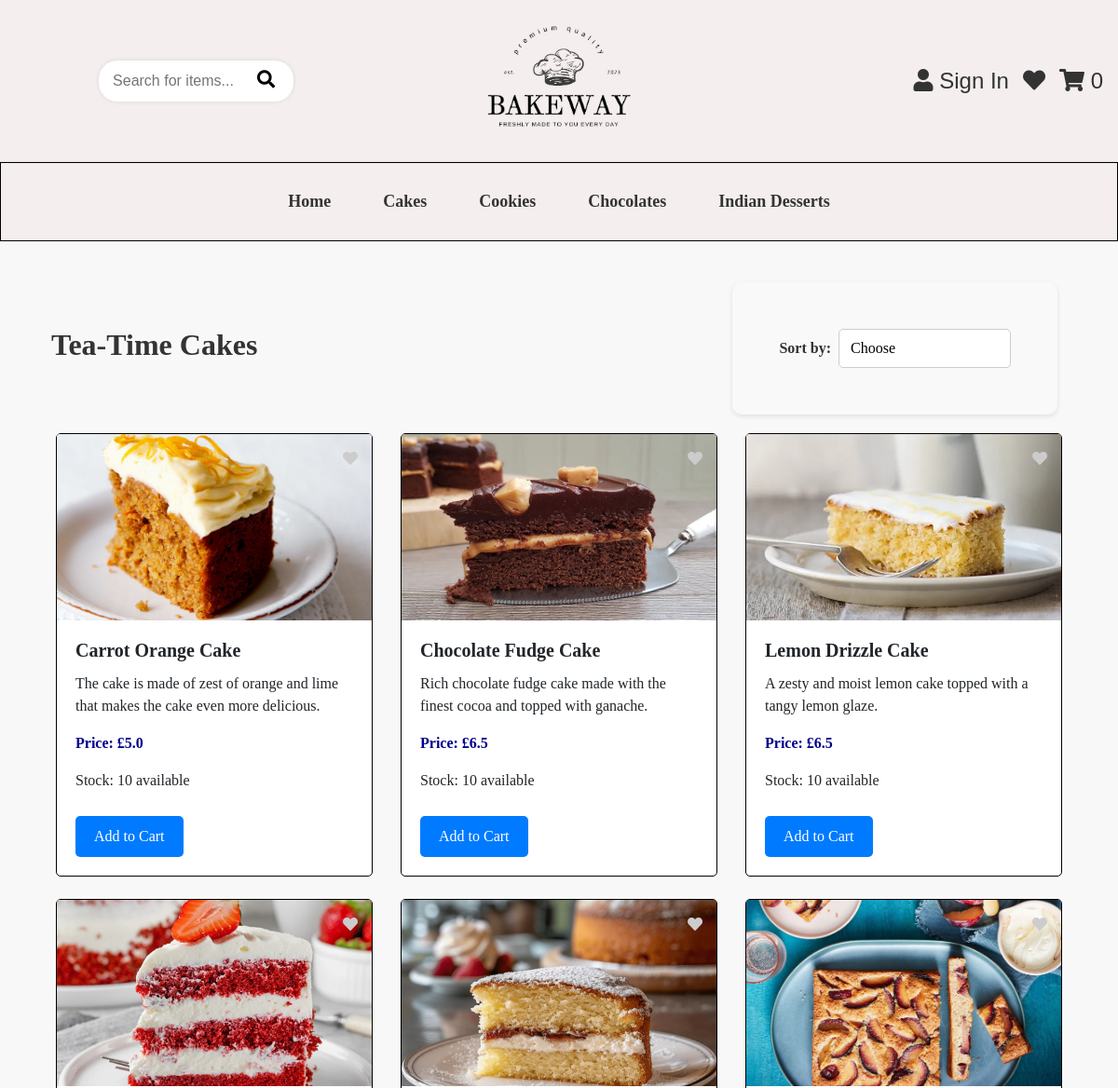
The page /cakes (upper part) on the database as committed earlier.
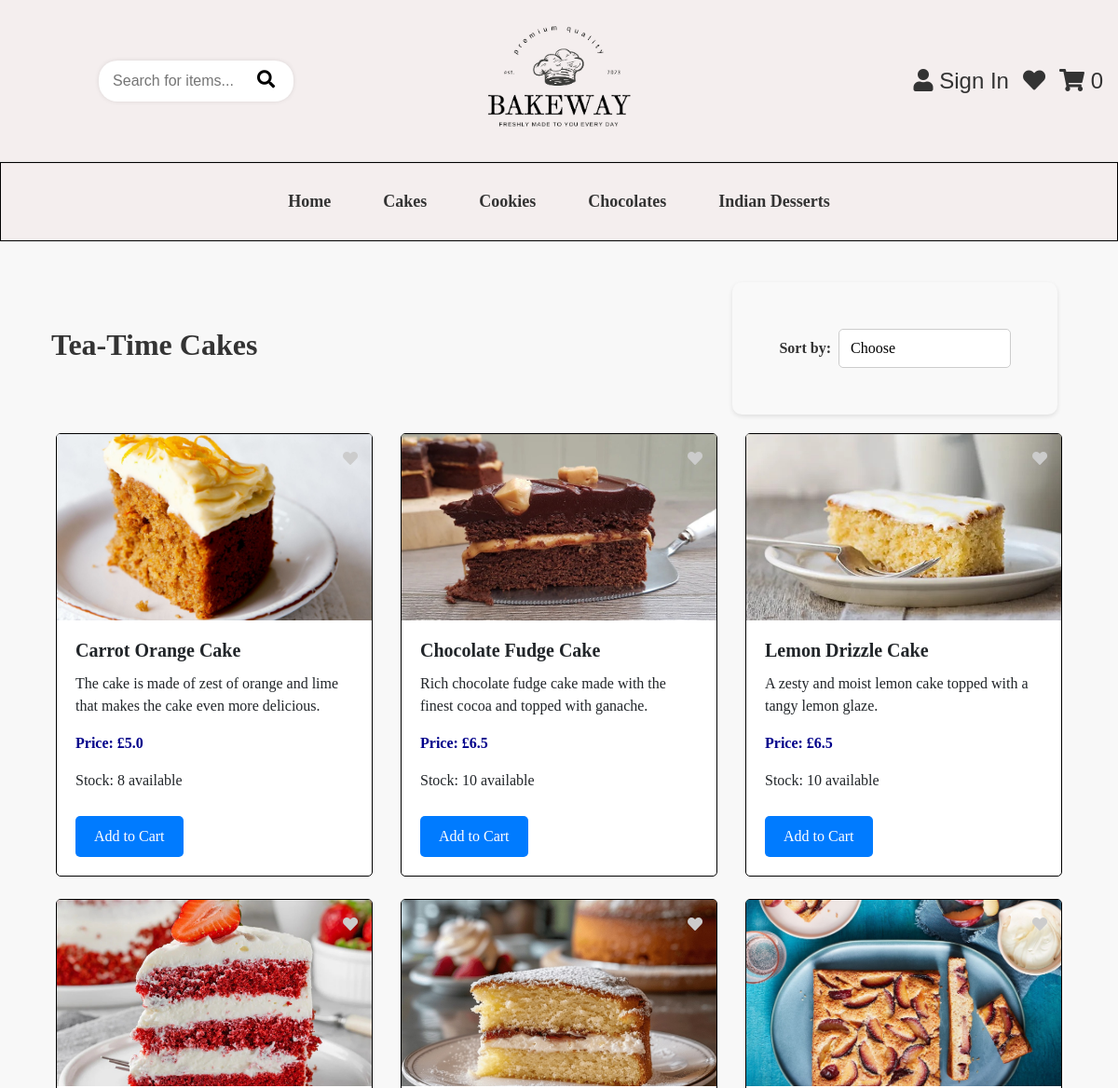
The same page on the database as committed later.
### app/models.py (models this page shows, shortened)
class Product(db.Model):
    id = db.Column(db.Integer, primary_key=True)
    name = db.Column(db.String(100), nullable=False)
    description = db.Column(db.Text, nullable=False)
    price = db.Column(db.Float, nullable=False)
    category = db.Column(db.String(50), nullable=False)  # 'Cake', 'Cookie', 'Chocolate', 'Desserts'.
    image = db.Column(db.String(225), nullable=False)
    stock = db.Column(db.Integer, nullable=False, default=0)  # Stock quantity

### app/views.py (the view)
@app.route('/cakes')
def cakes():
    sort_option = request.args.get('sort')
    query = request.args.get('query', '').strip().lower()
    cakes_query = Product.query.filter_by(category='Cake')
    if query:
        cakes_query = cakes_query.filter(Product.name.ilike(f'%{query}%'))
    if sort_option == 'lowest_to_highest':
        cakes_query = cakes_query.order_by(Product.price.asc())
    elif sort_option == 'highest_to_lowest':
        cakes_query = cakes_query.order_by(Product.price.desc())
    elif sort_option == 'A_to_Z':
        cakes_query = cakes_query.order_by(Product.name.asc())
    cakes = cakes_query.all()
    return render_template('cakes.html', products=cakes, query=query)

### app/views.py (called while the page is built)
@app.before_request
def initialize_cart():
    if 'cart' not in session:
        session['cart'] = {}

@app.context_processor
def inject_cart_quantity():
    if current_user.is_authenticated:
        total_quantity = db.session.query(
            db.func.sum(CartItem.quantity)
        ).filter_by(user_id=current_user.id).scalar() or 0
    else:
        cart = session.get('cart', {})
        total_quantity = sum(item['quantity'] for item in cart.values())
    return dict(cart_total_quantity=total_quantity)

### app/templates/cakes.html (shortened to what this page needs)
{% extends "base.html" %}
{% block content %}
<div class="d-flex justify-content-between align-items-center">
  <h2><strong>Tea-Time Cakes</strong></h2>
  <div class="sort-container">
    <form method="GET" action="{{ url_for('cakes') }}" class="form-inline" >
      <label for="sort" class="mr-2 sort-label">Sort by:</label>
      <select name="sort" id="sort" class="sort-select" onchange="this.form.submit()" >
        <option value="Default"  {% if request.args.get('sort') %}selected{% endif %}> Choose</option>
      </select>
    </form>
  </div>
</div>
<div class="container">
  <div class="row">
    {% for product in products %}
    <div class="col-md-4 mb-4">
      <div class="card">
        <div class="position-relative">
          <img src="{{ url_for('static', filename=product.image) }}" class="card-img-top" alt="{{ product.name }}">
          <a href="javascript:void(0);"
          class="like-button position-absolute"
          style="top: 10px; right: 10px;"
          data-product-id="{{ product.id }}"
          onclick="addToWishlist(this)">
          <i class="fas fa-heart"></i>
       </a>
        </div>
        <div class="card-body">
          <h5 class="card-title"><strong>{{ product.name }}</strong></h5>
          <p class="card-text">{{ product.description }}</p>
          <p class="text-primary font-weight-bold">Price: £{{ product.price }}</p>
          <p>Stock: {% if product.stock > 0 %} {{ product.stock }} available {% else %} Out of stock {% endif %}</p>
          <div class="d-flex justify-content-between">
            {% if product.stock > 0 %}
            <a href="javascript:void(0);" onclick="document.getElementById('addToCartForm{{ product.id }}').submit();" class="btn btn-primary">Add to Cart</a>
          {% else %}
          <button class="btn btn-primary" disabled>Add to Cart</button>
            {% endif %}
          </div>
        </div>
      </div>
    </div>
    {% endfor %}
  </div>
</div>
{% endblock %}

Rows that differ between the two databases and show on the page:
changed Product "Carrot Orange Cake": stock "10" → "8"
